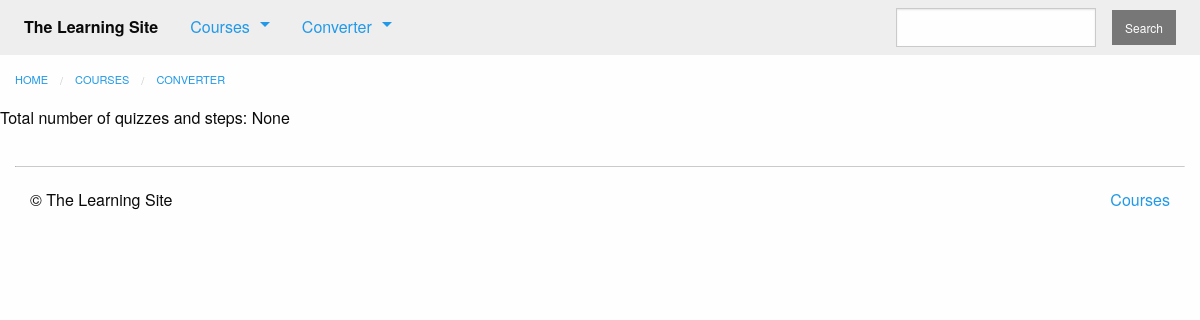
The app's page /courses/, older data.
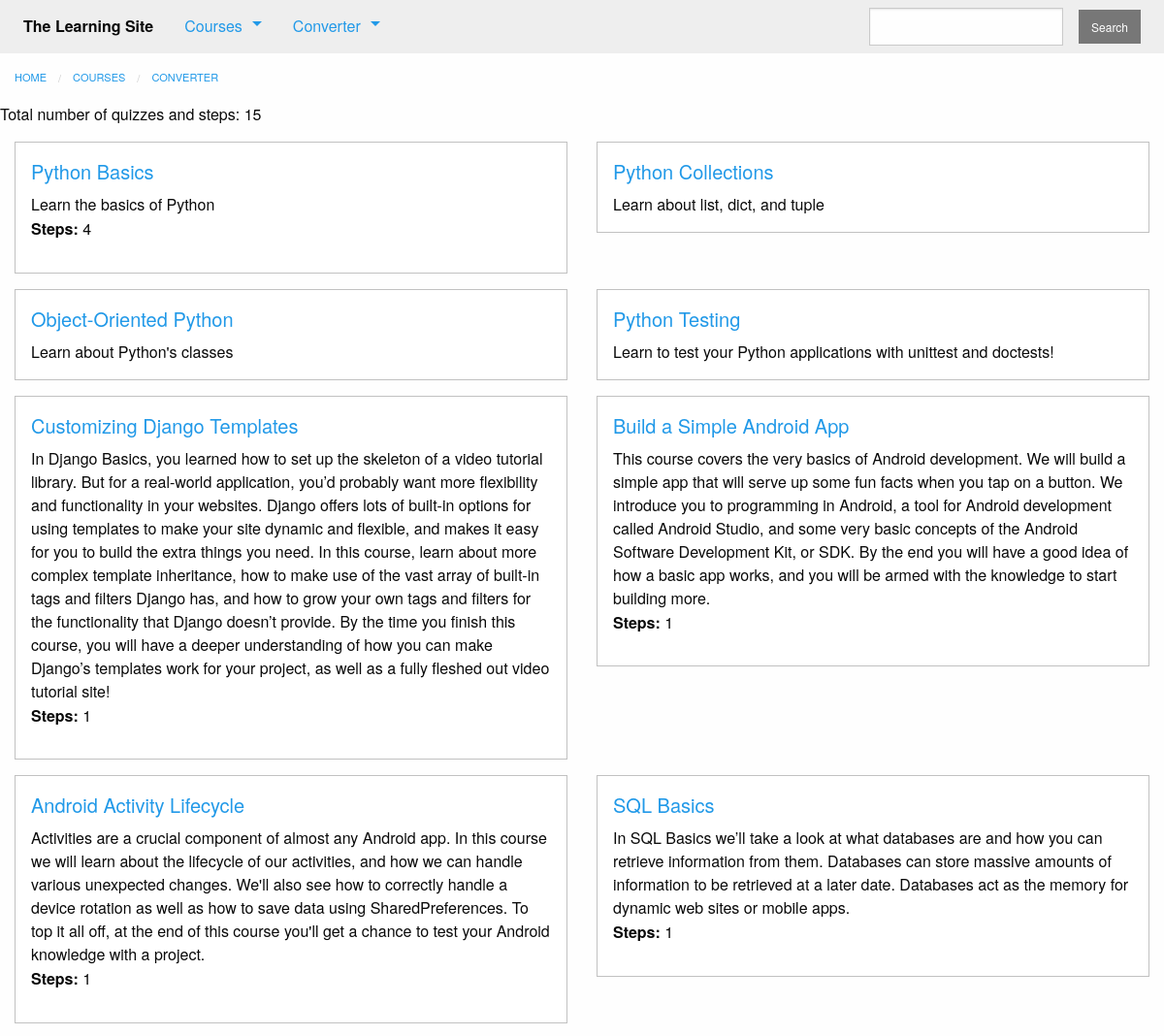
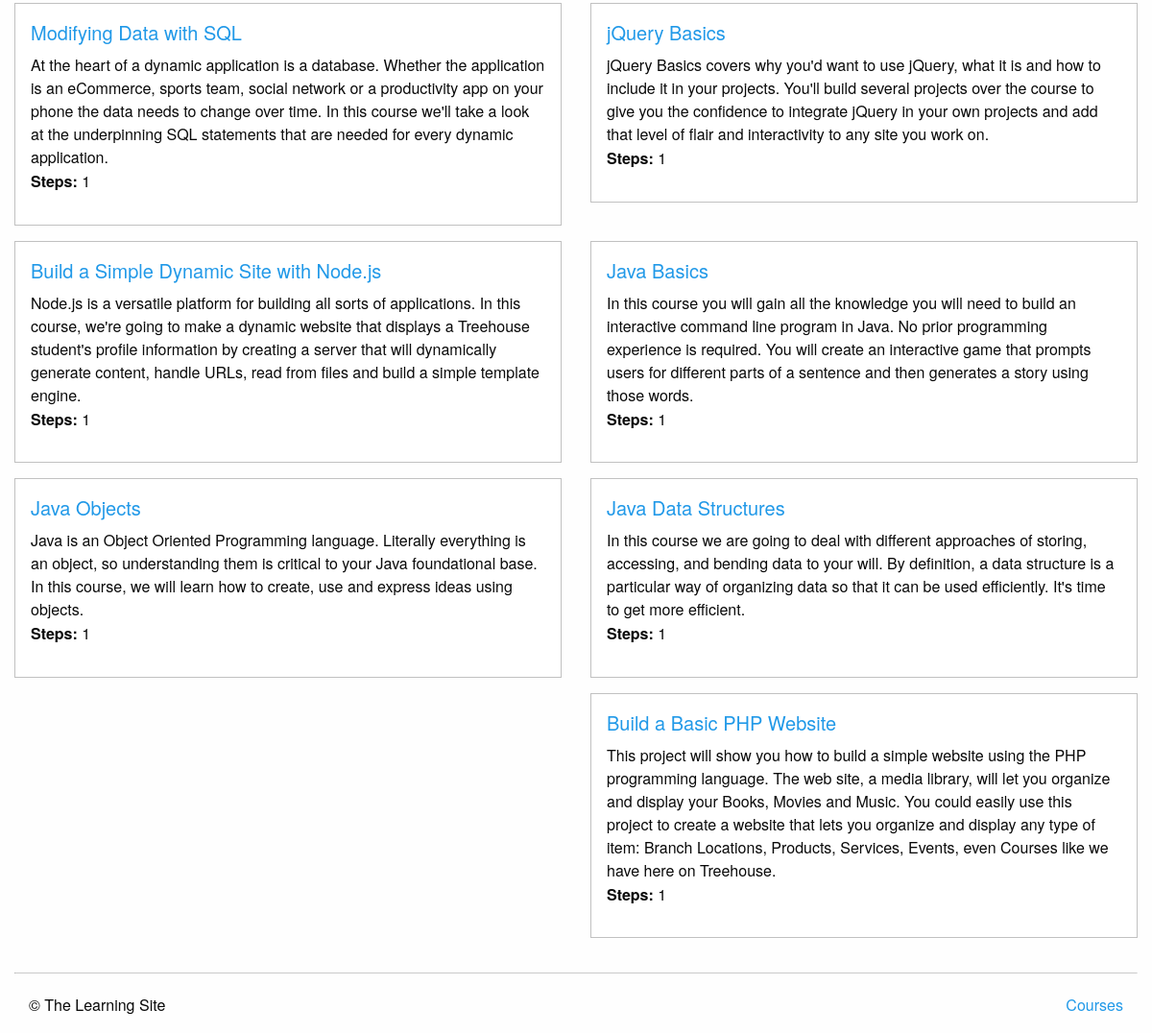
The same page, newer data (2 pictures, top to bottom).
### courses/models.py (models this page shows, shortened)
class Course(models.Model):
    created_at = models.DateTimeField(auto_now_add=True)
    title = models.CharField(max_length=255)
    description = models.TextField()
    teacher = models.ForeignKey(User)
    subject = models.CharField(default='', max_length=100)
    published = models.BooleanField(default=False)

### courses/views.py (the view)
def course_list(request):
    courses = models.Course.objects.filter(
        published=True,
    ).annotate(
        total_steps=Count('text', distinct=True)+Count('quiz', distinct=True)
    )
    total = courses.aggregate(total=Sum('total_steps'))
    return render(request, 'courses/course_list.html', {
            'courses': courses,
            'total': total
        })

### converter/templatetags/converter_extras.py (called while the page is built)
@register.inclusion_tag("converter/nav_shape.html")
def nav_shape_list():
    shapes = Shape.objects.all()
    return {'shapes': shapes}

### courses/templatetags/course_extras.py (called while the page is built)
@register.inclusion_tag('courses/course_nav.html')
def nav_courses_list():
    courses = Course.objects.filter(
		published=True
	).order_by(
		'-created_at'
	).values(
		'id', 'title'
	)[:5]
    return {'courses': courses}

### courses/templates/courses/course_list.html (shortened to what this page needs)
{% extends "courses/layout.html" %}
{% block content %}
    <div class="row columns">
        {{ block.super }}
    </div>
    <p>Total number of quizzes and steps: {{ total.total }}</p>
    <div class="row">
        {%  for course in courses %}
            <div class="small-6 columns">
                <div class="callout">
                    <h5><a href="{% url 'courses:detail' pk=course.pk %}">{{ course.title }}</a></h5>
                    <div class="card-copy">
                        {{ course.description }}
                        {% if course.total_steps %}
                            <p><strong>Steps:</strong> {{ course.total_steps }}</p>
                        {% endif %}
                    </div>
                </div>
            </div>
            {% if forloop.counter|divisibleby:"2" %}
                </div>
                <div class="row">
            {% endif %}
        {% endfor %}
    </div>
{% endblock %}

### courses/templates/courses/layout.html (shortened to what this page needs)
{% extends "layout.html" %}
{% block content %}
    <ul class="breadcrumbs">
        <li><a href="{% url 'home' %}">Home</a></li>
        <li><a href="{% url 'courses:list' %}">Courses</a></li>
        <li><a href="{% url 'converter:hello_nuzz' %}">Converter</a></li>
    </ul>
{% endblock %}

### templates/layout.html (shortened to what this page needs)
<!doctype html>
{% load static from staticfiles %}
{% load course_extras %}
{% load converter_extras %}
<html class="no-js" lang="en">
    <head>
        <link rel="stylesheet" href="{% static 'css/foundation.min.css' %}">
        <link rel="stylesheet" href="{% static 'css/layout.css' %}">
    </head>
    <body>
        <nav class="top-bar" role="navigation">
            <section class="top-bar-left">
                <ul class="dropdown menu" data-dropdown-menu role="menubar">
                    <li class="menu-text">The Learning Site</li>
                    <li class="has-submenu">
                        <a href="#">Courses</a>
                    </li>
                    <li class="has-submenu">
                        <a href="#">Converter</a>
                    </li>
                </ul>
            </section>
				<section class="top-bar-right">
					<form action="{% url 'courses:search' %}" method="GET">
						<ul class="menu">
							<li><input type="search" name="q"></li>
							<li><button type="button" class="secondary small button">Search</button></li>
						</ul>
					</form>
				</section>
        </nav>
        {% block content %}{% endblock %}
        <footer class="row columns">
            <hr/>
            <div class="small-6 columns">
                <p>&copy; The Learning Site</p>
            </div>
            <div class="small-6 columns">
                <ul class="inline-list no-bullet float-right">
                    <li><a href="{% url 'courses:list' %}">Courses</a></li>
                </ul>
            </div>
        </footer>
    </body>
</html>

### assets/css/layout.css (style rules this page uses)
.top-bar { margin-bottom: 1rem; }

Row changes from the older to the newer data that the page shows:
now on this page (row edited): Course: title "Python Basics", description "Learn the basics of Python", total_steps "4"
now on this page (row edited): Course: title "Python Collections", description "Learn about list, dict, and tuple"
now on this page (row edited): Course: title "Object-Oriented Python", description "Learn about Python's classes"
now on this page (row edited): Course: title "Python Testing", description "Learn to test your Python applications with unittest and doctests!"
added Course: title "Customizing Django Templates", description "In Django Basics, you learned how to set up the skeleton of a video tutorial library. But for a real-world application, you’d probably want more flexibility and functionality in your websites. Django offers lots of built-in options for using templates to make your site dynamic and flexible, and makes it easy for you to build the extra things you need. In this course, learn about more complex template inheritance, how to make use of the vast array of built-in tags and filters Django has, and how to grow your own tags and filters for the functionality that Django doesn’t provide. By the time you finish this course, you will have a deeper understanding of how you can make Django’s templates…", total_steps "1"
added Course: title "Build a Simple Android App", description "This course covers the very basics of Android development. We will build a simple app that will serve up some fun facts when you tap on a button. We introduce you to programming in Android, a tool for Android development called Android Studio, and some very basic concepts of the Android Software Development Kit, or SDK. By the end you will have a good idea of how a basic app works, and you will be armed with the knowledge to start building more.", total_steps "1"
added Course: title "Android Activity Lifecycle", description "Activities are a crucial component of almost any Android app. In this course we will learn about the lifecycle of our activities, and how we can handle various unexpected changes. We'll also see how to correctly handle a device rotation as well as how to save data using SharedPreferences. To top it all off, at the end of this course you'll get a chance to test your Android knowledge with a project.", total_steps "1"
added Course: title "SQL Basics", description "In SQL Basics we’ll take a look at what databases are and how you can retrieve information from them. Databases can store massive amounts of information to be retrieved at a later date. Databases act as the memory for dynamic web sites or mobile apps.", total_steps "1"
added Course: title "Modifying Data with SQL", description "At the heart of a dynamic application is a database. Whether the application is an eCommerce, sports team, social network or a productivity app on your phone the data needs to change over time. In this course we'll take a look at the underpinning SQL statements that are needed for every dynamic application.", total_steps "1"
added Course: title "jQuery Basics", description "jQuery Basics covers why you'd want to use jQuery, what it is and how to include it in your projects. You'll build several projects over the course to give you the confidence to integrate jQuery in your own projects and add that level of flair and interactivity to any site you work on.", total_steps "1"
added Course: title "Build a Simple Dynamic Site with Node.js", description "Node.js is a versatile platform for building all sorts of applications. In this course, we're going to make a dynamic website that displays a Treehouse student's profile information by creating a server that will dynamically generate content, handle URLs, read from files and build a simple template engine.", total_steps "1"
added Course: title "Java Basics", description "In this course you will gain all the knowledge you will need to build an interactive command line program in Java. No prior programming experience is required. You will create an interactive game that prompts users for different parts of a sentence and then generates a story using those words.", total_steps "1"
added Course: title "Java Objects", description "Java is an Object Oriented Programming language. Literally everything is an object, so understanding them is critical to your Java foundational base. In this course, we will learn how to create, use and express ideas using objects.", total_steps "1"
added Course: title "Java Data Structures", description "In this course we are going to deal with different approaches of storing, accessing, and bending data to your will. By definition, a data structure is a particular way of organizing data so that it can be used efficiently. It's time to get more efficient.", total_steps "1"
added Course: title "Build a Basic PHP Website", description "This project will show you how to build a simple website using the PHP programming language. The web site, a media library, will let you organize and display your Books, Movies and Music. You could easily use this project to create a website that lets you organize and display any type of item: Branch Locations, Products, Services, Events, even Courses like we have here on Treehouse.", total_steps "1"
Text that changed along with them:
{{ total.total }}: "None" → "15"
